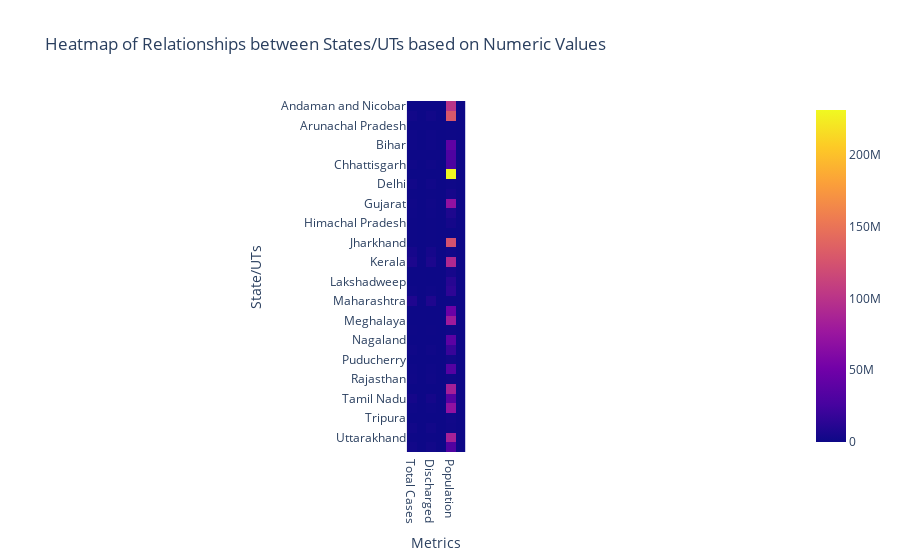

The notebook cell saved with this chart:
### Markdown cell above
### heatmap for state and other numeric columns

### Code cell
heatmap_data = df[['State/UTs', 'Total Cases', 'Active', 'Discharged', 'Deaths', 'Population', 'Case Fatality Rate']]

heatmap_data.set_index('State/UTs', inplace=True)
fig_heatmap = px.imshow(heatmap_data.values,
                        labels=dict(x="Metrics", y="State/UTs"),
                        x=['Total Cases', 'Active', 'Discharged', 'Deaths', 'Population', 'Case Fatality Rate'],
                        y=heatmap_data.index,
                        title='Heatmap of Relationships between States/UTs based on Numeric Values')
fig_heatmap.show()

### Figure 1 — Plotly figure (JSON) as saved in the notebook; plotly's stock layout.template omitted (floating-point values rounded to 4 significant figures; data arrays with more than 128 entries replaced by an {"elided": "..."} marker saying what was removed)
{"data": [{"coloraxis": "coloraxis", "hovertemplate": "Metrics: %{x}<br>State/UTs: %{y}<br>color: %{z}<extra></extra>", "name": "0", "type": "heatmap", "x": ["Total Cases", "Active", "Discharged", "Deaths", "Population", "Case Fatality Rate"], "xaxis": "x", "y": ["Andaman and Nicobar", "Andhra Pradesh", "Arunachal Pradesh", "Assam", "Bihar", "Chandigarh", "Chhattisgarh", "Dadra and Nagar Haveli and Daman and Diu", "Delhi", "Goa", "Gujarat", "Haryana", "Himachal Pradesh", "Jammu and Kashmir", "Jharkhand", "Karnataka", "Kerala", "Ladakh", "Lakshadweep", "Madhya Pradesh", "Maharashtra", "Manipur", "Meghalaya", "Mizoram", "Nagaland", "Odisha", "Puducherry", "Punjab", "Rajasthan", "Sikkim", "Tamil Nadu", "Telengana", "Tripura", "Uttar Pradesh", "Uttarakhand", "West Bengal"], "yaxis": "y", "z": {"elided": "36x6 float values"}}], "layout": {"coloraxis": {"colorscale": [[0, "#0d0887"], [0.1111, "#46039f"], [0.2222, "#7201a8"], [0.3333, "#9c179e"], [0.4444, "#bd3786"], [0.5556, "#d8576b"], [0.6667, "#ed7953"], [0.7778, "#fb9f3a"], [0.8889, "#fdca26"], [1, "#f0f921"]]}, "title": {"text": "Heatmap of Relationships between States/UTs based on Numeric Values"}, "xaxis": {"anchor": "y", "constrain": "domain", "domain": [0, 1], "scaleanchor": "y", "title": {"text": "Metrics"}}, "yaxis": {"anchor": "x", "autorange": "reversed", "constrain": "domain", "domain": [0, 1], "title": {"text": "State/UTs"}}}}
